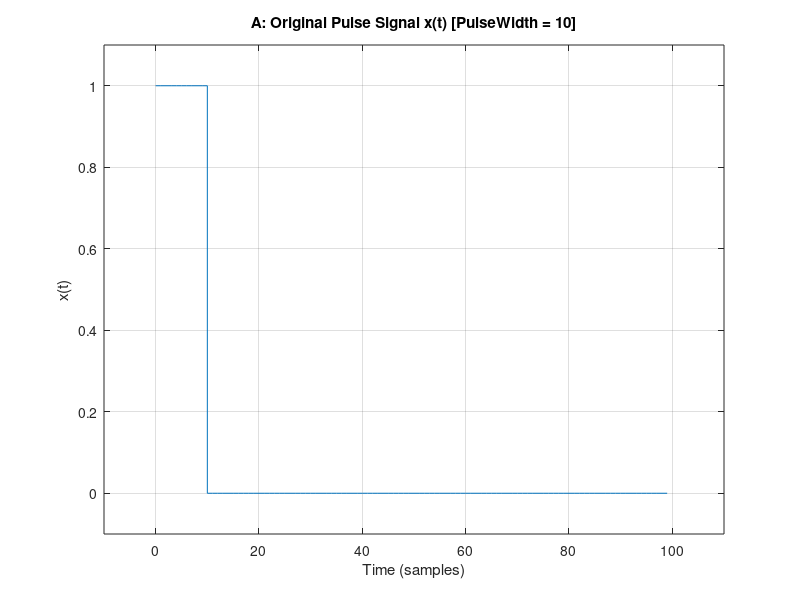
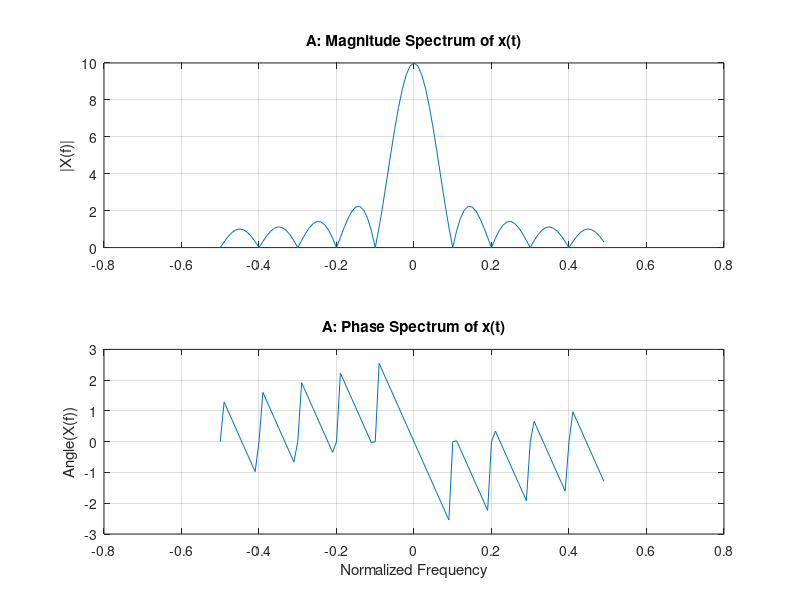
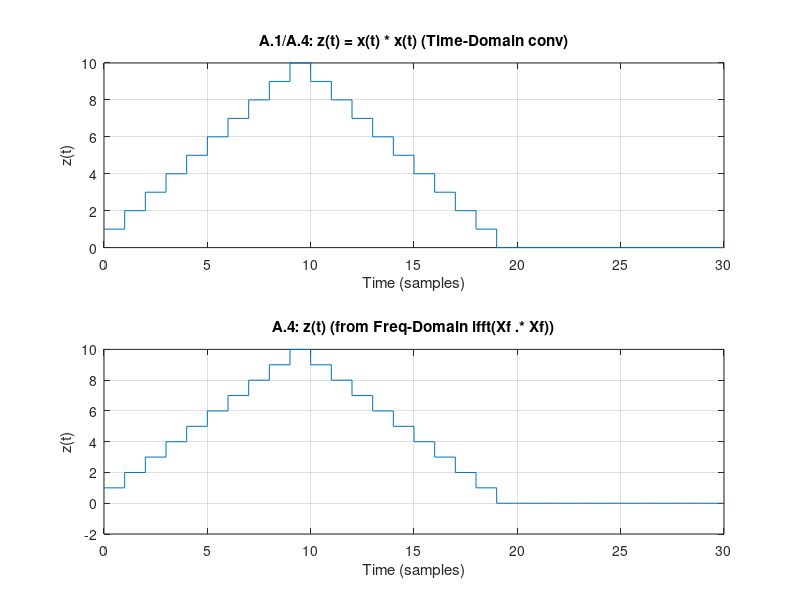
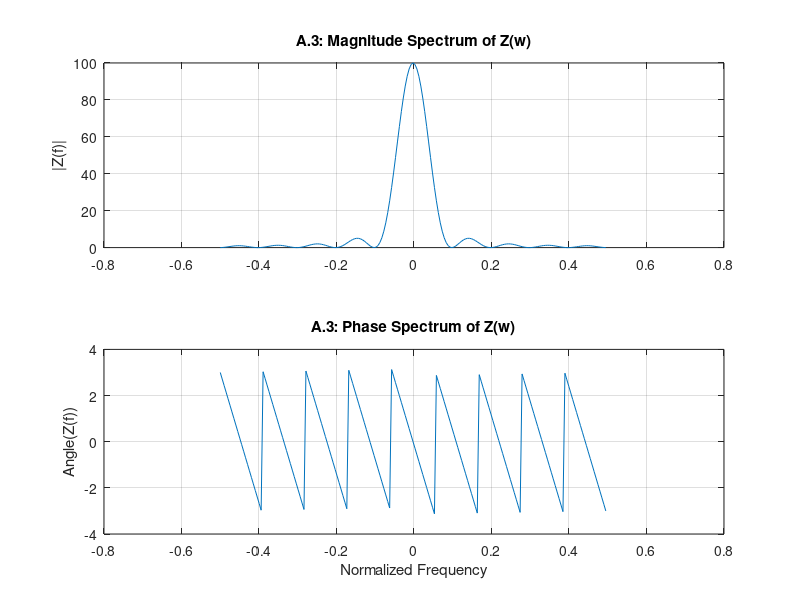

Reproduce these figures in MATLAB, in order. (Note: this script raises an error after producing the figures.)
%% Lab 4 Assignment Code 
clear;
clc;
close all; 

%% ========================================================================
%  Part A: The Fourier Transform and its Properties
%  ========================================================================

disp('Running Part A... (Opening all graphs)');


% Create the basic pulse x(t)
N = 100;
PulseWidth = 10;
t = 0:(N-1);
x = [ones(1, PulseWidth), zeros(1, N-PulseWidth)];

% Plot the waveform x(t)
figure;
stairs(t, x); 
grid on; 
axis([-10, 110, -0.1, 1.1]);
title('A: Original Pulse Signal x(t) [PulseWidth = 10]');
xlabel('Time (samples)');
ylabel('x(t)');

% Fourier Transform (FFT) of x(t)
Xf = fft(x);
f = [-(N/2):1:(N/2)-1]*(1/N); % Frequency vector

% Magnitude and Phase Spectrum of x(t)
figure;
subplot(2,1,1);
plot(f, fftshift(abs(Xf)));
grid on;
title('A: Magnitude Spectrum of x(t)');
ylabel('|X(f)|');
subplot(2,1,2);
plot(f, fftshift(angle(Xf)));
grid on;
title('A: Phase Spectrum of x(t)');
xlabel('Normalized Frequency');
ylabel('Angle(X(f))');

% --- A.1, A.2, A.4 ---
z_time = conv(x, x);
t_time = 0:(length(z_time)-1); 
N_conv = length(t_time); 
Xf_padded = fft(x, N_conv);
Zf_padded = Xf_padded .* Xf_padded; 
z_freq = ifft(Zf_padded);

% A.1 & A.4: Plot and compare z(t) results
figure;
subplot(2,1,1);
stairs(t_time, z_time);
grid on;
title('A.1/A.4: z(t) = x(t) * x(t) (Time-Domain conv)');
xlabel('Time (samples)');
ylabel('z(t)');
xlim([0, 30]);

subplot(2,1,2);
stairs(t_time, real(z_freq)); 
grid on;
title('A.4: z(t) (from Freq-Domain ifft(Xf .* Xf))');
xlabel('Time (samples)');
ylabel('z(t)');
xlim([0, 30]);

disp('A.4 Result: The two graphs should be identical (aside from numerical errors).');
disp('** Demonstrated Property: Convolution in the time domain is equal to multiplication in the frequency domain.**');

% --- A.3 ---
f_padded = [-(N_conv/2):1:(N_conv/2)-1]*(1/N_conv);
Zf_plot = fftshift(Zf_padded); 

figure;
subplot(2,1,1);
plot(f_padded, abs(Zf_plot));
grid on;
title('A.3: Magnitude Spectrum of Z(w)');
ylabel('|Z(f)|');
subplot(2,1,2);
plot(f_padded, angle(Zf_plot));
grid on;
title('A.3: Phase Spectrum of Z(w)');
xlabel('Normalized Frequency');
ylabel('Angle(Z(f))');


%% A.5: Time-Scaling Property
PulseWidth_5 = 5;
x_5 = [ones(1, PulseWidth_5), zeros(1, N-PulseWidth_5)];
Xf_5 = fft(x_5);
PulseWidth_25 = 25;
x_25 = [ones(1, PulseWidth_25), zeros(1, N-PulseWidth_25)];
Xf_25 = fft(x_25);

% Compare spectra
figure;
subplot(3,1,1);
plot(f, fftshift(abs(Xf))); grid on;
title('A.5: Magnitude Spectrum (Original PulseWidth = 10)');
ylabel('|X(f)|');
subplot(3,1,2);
plot(f, fftshift(abs(Xf_5))); grid on;
title('A.5: Magnitude Spectrum (PulseWidth = 5)');
ylabel('|X_5(f)|');
subplot(3,1,3);
plot(f, fftshift(abs(Xf_25))); grid on;
title('A.5: Magnitude Spectrum (PulseWidth = 25)');
xlabel('Normalized Frequency');
ylabel('|X_{25}(f)|');

disp('A.5 Result: When the pulse is narrower in time (Width=5), its spectrum is wider in frequency.');
disp('Conversely, when the pulse is wider in time (Width=25), its spectrum is narrower.');
disp('** Demonstrated Property: Time-Scaling Property.**');


%% A.6: Frequency-Shifting (Modulation) Property
t = 0:(N-1); 
w_plus = x .* exp(1j * (pi/3) .* t);   
w_minus = x .* exp(-1j * (pi/3) .* t); 
w_c = x .* cos((pi/3) .* t);        
W_plus_f = fft(w_plus);
W_minus_f = fft(w_minus);
W_c_f = fft(w_c);

% Plot spectra
figure;
subplot(3,1,1);
plot(f, fftshift(abs(W_plus_f))); grid on;
title('A.6: Mag Spectrum of w_+(t) = x(t) * e^{j(\pi/3)t}');
ylabel('|W_+(f)|');
subplot(3,1,2);
plot(f, fftshift(abs(W_minus_f))); grid on;
title('A.6: Mag Spectrum of w_-(t) = x(t) * e^{-j(\pi/3)t}');
ylabel('|W_-(f)|');
subplot(3,1,3);
plot(f, fftshift(abs(W_c_f))); grid on;
title('A.6: Mag Spectrum of w_c(t) = x(t) * cos(\pi/3)t');
xlabel('Normalized Frequency');
ylabel('|W_c(f)|');

disp('A.6 Result: The original spectrum (A.3) is shifted in frequency by multiplication with exp(j...).');
disp('Multiplication by cos(...) shifts the spectrum to both positive and negative frequencies.');
disp('** Demonstrated Property: Frequency-Shifting (Modulation) Property.**');


%% ========================================================================
%  Part B: Application of the Fourier Transform (Modulation System)
%  ========================================================================

disp('Running Part B... (Opening all graphs)');

% --- B.1 ---

% 1. Load data and set Fs
load('Lab4_Data.mat'); 
Fs = 32000; 
N = length(xspeech); 

% 2. Analyze Signal and Channel Characteristics
figure;
subplot(2,2,1);
MagSpect(xspeech);
title('B.1: Original Speech Signal Spectrum (xspeech)');
subplot(2,2,2);
MagSpect(hLPF2000);
title('B.1: LPF (2.0 kHz) Spectrum');
subplot(2,2,3);
MagSpect(hLPF2500);
title('B.1: LPF (2.5 kHz) Spectrum');
subplot(2,2,4);
MagSpect(hChannel);
title('B.1: Transmission Channel Spectrum (hChannel)');

disp('B.1: Analyzed signal and channel spectra.');
disp('The speech signal (0-3.5kHz) cannot pass through the channel (8-12kHz).');
disp('Solution: Filter and Modulate the speech signal to shift it into the channel band.');

% 3. Transmitter (Coder) Design
disp('Designing Transmitter (Coder)...');
x_filtered = conv(xspeech, hLPF2000, 'same');
Fc = 6500; % 6.5kHz carrier frequency
carrier = osc(Fc, N, Fs); 
s_t = x_filtered .* carrier;

% 4. Pass through Channel
disp('Transmitting signal through channel...');
r_t = conv(s_t, hChannel, 'same');

% 5. Receiver (Decoder) Design
disp('Designing Receiver (Decoder)...');
v_t = r_t .* carrier;
x_recovered = conv(v_t, hLPF2500, 'same');

% 6. Compare Resulting Spectra
figure;
subplot(2,2,1);
MagSpect(x_filtered);
title('B.1: Filtered Speech (before modulation)');
subplot(2,2,2);
MagSpect(s_t);
title('B.1: Modulated Signal (before channel)');
subplot(2,2,3);
MagSpect(v_t);
title('B.1: Demodulated Signal (before LPF)');
subplot(2,2,4);
MagSpect(x_recovered);
title('B.1: Final Recovered Speech');

disp('B.1: Design complete. Check the spectra.');

% 7. Listen to Audio Signals (Comparison)
disp('Playing audio signals... (Check volume)');

disp('Playing: Original Speech (xspeech)');
sound(xspeech, Fs);
pause(3); 

disp('Playing: Filtered Speech (x_filtered) - 2kHz LPF');
sound(x_filtered, Fs);
pause(3);

disp('Playing: Final Recovered Speech (x_recovered)');
sound(x_recovered / max(abs(x_recovered)), Fs);
pause(3);

disp('Lab 4 (Parts A & B) is complete.');